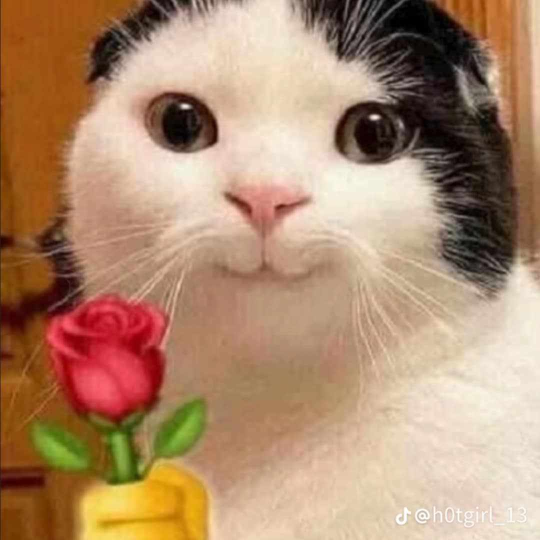
#> input picture input/482142463_1153091206495882_5020505596692321905_n.jpg, 1080 x 1080 px (shown at 1/2 size)
$ python 03_copy_move_screen.py ../input/482142463_1153091206495882_5020505596692321905_n.jpg
#> lines starting #> are read from the running program, lines starting #| are printed output that depends on the picture; after the words box and inside, x2 and y2 are one past the last pixel; in counts of white or black regions, pixels touching at a corner belong together
"""Screen an image for exact duplicate grayscale blocks."""

from __future__ import annotations

import argparse
import json
from pathlib import Path

import numpy as np
from PIL import Image


def screen_copy_move(
    input_path: Path,
    output_dir: Path,
    block_size: int,
    stride: int,
    min_distance: int,
    max_blocks: int,
    min_texture_stddev: float,
) -> dict[str, object]:
#> called with block_size = 8, stride = 4, min_distance = 16, max_blocks = 1000000, min_texture_stddev = 2
    with Image.open(input_path) as image:
#> image is the input picture: PIL image 1080x1080 RGB; mean R, G, B 175.7, 139.7, 110.7
        gray = np.asarray(image.convert("L"), dtype=np.uint8)
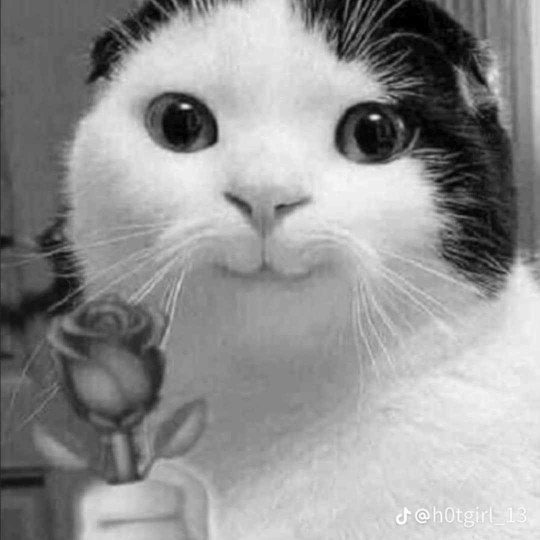
#> gray: shape (1080, 1080) (shown at 1/2 size); min 0, max 255, mean 147.1

    height, width = gray.shape
#> height = 1080; width = 1080
    if height < block_size or width < block_size:
        raise ValueError("Image dimensions must be at least the block size")

    y_positions = range(0, height - block_size + 1, stride)
    x_positions = range(0, width - block_size + 1, stride)
    block_count = len(y_positions) * len(x_positions)
#> block_count = 72361
    if block_count > max_blocks:
        raise ValueError(
            f"{block_count} blocks exceed --max-blocks={max_blocks}; "
            "increase --stride or analyze a smaller image"
        )

    locations: dict[bytes, list[tuple[int, int]]] = {}
    mask = np.zeros((height, width), dtype=np.uint8)
    duplicate_blocks = 0
    duplicate_pairs = 0
    low_texture_blocks_skipped = 0

    for y in y_positions:
        for x in x_positions:
            block = gray[y : y + block_size, x : x + block_size]
            if float(block.std()) < min_texture_stddev:
                low_texture_blocks_skipped += 1
                continue
            signature = block.tobytes()
            previous = locations.setdefault(signature, [])
            matched = [
                (prior_y, prior_x)
                for prior_y, prior_x in previous
                if max(abs(y - prior_y), abs(x - prior_x)) >= min_distance
            ]
            if matched:
                duplicate_blocks += 1
                duplicate_pairs += len(matched)
                mask[y : y + block_size, x : x + block_size] = 255
                for prior_y, prior_x in matched:
                    mask[
                        prior_y : prior_y + block_size,
                        prior_x : prior_x + block_size,
                    ] = 255
            if len(previous) < 16:
                previous.append((y, x))
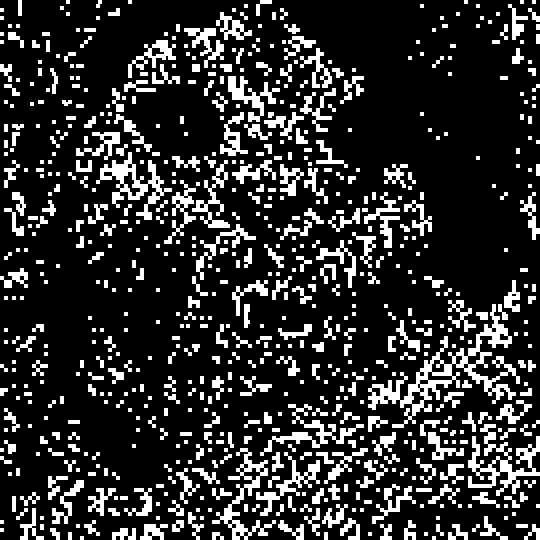
#> mask: shape (1080, 1080) (shown at 1/2 size); 18.6% white; 714 white regions, largest, box (x1, y1, x2, y2) and area: (736, 608, 1040, 856) 14608, (936, 848, 1080, 992) 7104, (192, 304, 344, 440) 5888
#> after the loop, duplicate_blocks = 2550; duplicate_pairs = 8415; low_texture_blocks_skipped = 24657

    output_dir.mkdir(parents=True, exist_ok=True)
    mask_path = output_dir / f"{input_path.stem}_copy_move_mask.png"
    report_path = output_dir / f"{input_path.stem}_copy_move.json"
    Image.fromarray(mask).save(mask_path)

    report: dict[str, object] = {
        "input": str(input_path),
        "width": width,
        "height": height,
        "block_size": block_size,
        "stride": stride,
        "minimum_separation_pixels": min_distance,
        "minimum_texture_standard_deviation": min_texture_stddev,
        "blocks_examined": block_count,
        "low_texture_blocks_skipped": low_texture_blocks_skipped,
        "duplicate_blocks_marked": duplicate_blocks,
        "duplicate_block_pairs": duplicate_pairs,
        "mask": str(mask_path),
        "report": str(report_path),
        "interpretation": (
            "Exact grayscale block matches are candidate regions only. Repeated "
            "textures can produce false positives; transformed or resampled copies "
            "may be missed. This is not a forensic verdict."
        ),
    }
    report_path.write_text(
        json.dumps(report, ensure_ascii=False, indent=2), encoding="utf-8"
    )
    return report


def main() -> None:
    parser = argparse.ArgumentParser(description=__doc__)
    parser.add_argument("image", type=Path, help="Path to an image")
    parser.add_argument(
        "--output-dir",
        type=Path,
        default=Path(__file__).resolve().parent / "output",
    )
    parser.add_argument("--block-size", type=int, default=8)
    parser.add_argument("--stride", type=int, default=4)
    parser.add_argument("--min-distance", type=int, default=16)
    parser.add_argument("--max-blocks", type=int, default=1_000_000)
    parser.add_argument("--min-texture-stddev", type=float, default=2.0)
    args = parser.parse_args()
    if min(args.block_size, args.stride, args.min_distance, args.max_blocks) <= 0:
        parser.error("block size, stride, minimum distance, and block limit must be positive")
    if args.min_texture_stddev < 0:
        parser.error("--min-texture-stddev cannot be negative")

    report = screen_copy_move(
        args.image,
        args.output_dir,
        args.block_size,
        args.stride,
        args.min_distance,
        args.max_blocks,
        args.min_texture_stddev,
    )
#> report = 14 items
    print(json.dumps(report, ensure_ascii=False, indent=2))
#> (printed output is left out)


if __name__ == "__main__":
    main()
